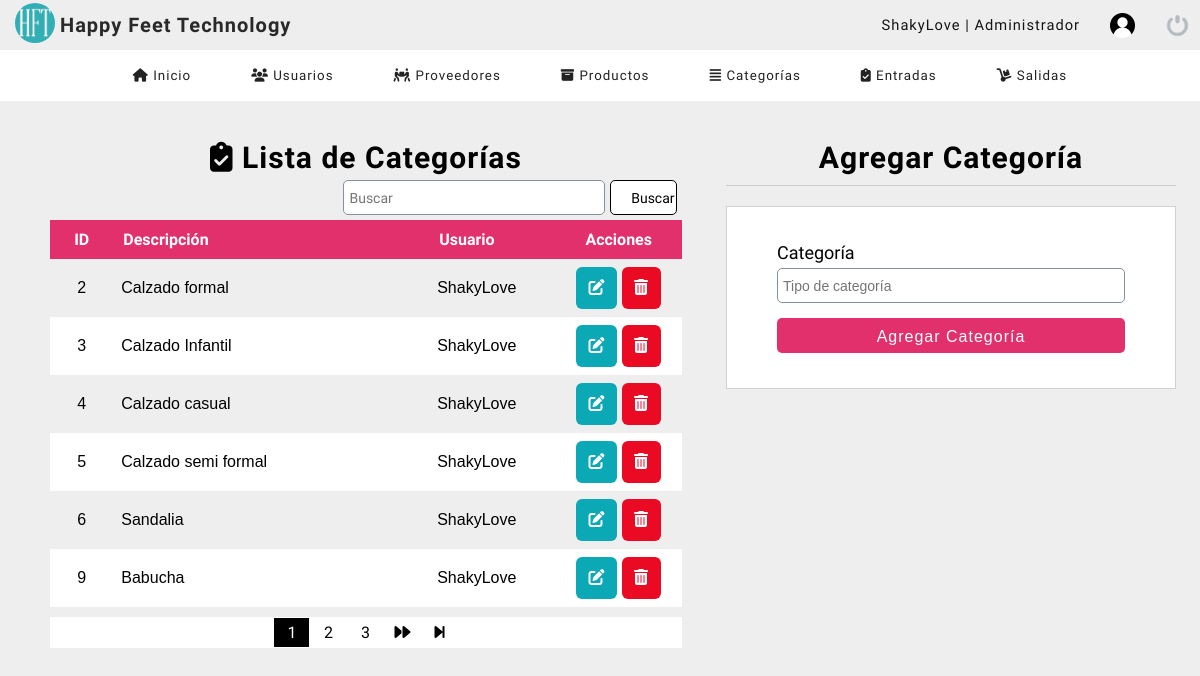
/dashboard/listar_categoria.php (signed in), run on the app's committed database.
### tables this page shows
CREATE TABLE `categorias` (
  `categoria_id` int(11) NOT NULL,
  `descripcion` text NOT NULL,
  `usuario_id` int(11) NOT NULL,
  `estatus` int(11) NOT NULL DEFAULT 1
);

CREATE TABLE `usuarios` (
  `codigo` int(11) NOT NULL,
  `nombre` varchar(50) DEFAULT NULL,
  `correo` varchar(50) DEFAULT NULL,
  `usuario` varchar(50) DEFAULT NULL,
  `contraseña` varchar(50) DEFAULT NULL,
  `rol` int(11) DEFAULT NULL,
  `estatus` int(11) NOT NULL DEFAULT 1
);

### dashboard/listar_categoria.php (the view, shortened to what this page needs)
<?php
    include "../bd/conn.php";
?>
<!DOCTYPE html>
<html lang="en">
<head>
	<?php include "includes/scripts.php"; ?>
</head>
<body>
	<?php include "includes/header.php" ?>
    <section id="container">
    <div class="cont-categoria" style="display: flex; width: 100%; height: 100%; justify-content: center;">
        <div class="tabla-usuario" style="width: 60%; margin-top: 30px">
            <h1><i class="fas fa-clipboard-check"></i> Lista de Categorías</h1>
            <div class="botones" style="width: 95%; justify-content: flex-end;">
                <div class="botones-2" style="width: 50%; ">
                        <form action="buscar_categoria.php" method="get" class="form-search" style="width: 100%;">
                            <input type="text" name="busqueda" id="busqueda" placeholder="Buscar" class="barra-search">
                            <input type="submit" value="Buscar" class="btn-search">
                        </form>
                </div>
            </div>
            <div class="table">
                <table class="table-categoria">
                    <tr>
                        <th style="text-align: center; width: 10%;">ID</th>
                        <th style="width: 50%;">Descripción</th>
                        <th style="width: 20%;">Usuario</th>
                        <th style="text-align: center; width: 20%">Acciones</th>
                    </tr>
                    <?php
                        $sql_registe = mysqli_query($conn, "SELECT COUNT(*) as total_registro FROM categorias WHERE estatus = 1");
                        $row_registe = mysqli_fetch_array($sql_registe);
                        $total_registro = $row_registe['total_registro'];
                        $por_pagina = 6 ;
                        if(empty($_GET['pagina'])){
                            $pagina = 1;
                        }else{
                            $pagina = $_GET['pagina'];
                        }
                        $desde = ($pagina - 1 ) * $por_pagina;
                        $total_paginas = ceil($total_registro / $por_pagina);
                        $query = mysqli_query($conn, "SELECT c.categoria_id, c.descripcion, u.usuario
                        FROM categorias c INNER JOIN usuarios u ON c.usuario_id = u.codigo
                        WHERE c.estatus = 1
                        ORDER BY c.categoria_id ASC LIMIT $desde, $por_pagina");
                        $resltado = mysqli_num_rows($query);
                        if($resltado > 0){
                            while($row = mysqli_fetch_array($query)){
                    ?>
                            <?php
                            $clase = 0;
                            if($_SESSION['rol'] == 1){
                                $clase = 1;
                            }else{
                                $clase = 1;
                            }
                            ?>
                                <tr class="rol-<?php echo $clase ?>">
                                <td style="text-align: center;"><?php echo $row['categoria_id']; ?></td>
                                <td><?php echo $row['descripcion']; ?></td>
                                <td><?php echo $row['usuario']; ?></td>
                                <td style="text-align: center;" class="acc">
                                    <a class="link_edit" href="editar_categoria.php?id_categoria=<?php echo $row['categoria_id']; ?>">
                                        <i class="fas fa-edit"></i>
                                    </a>
                                    <a class="link_delete" href="eliminar_categoria.php?id_categoria=<?php echo $row['categoria_id']; ?>">
                                        <i class="fas fa-trash-alt"></i>
                                    </a>
                                <?php } ?>
                                </td>
                                <?php } ?>
                            </tr>
                </table>
            </div>
            <div class="paginador_pr">
                <div class="paginador">
                        <ul>
                    <?php
                        for ($i=1; $i <= $total_paginas; $i++){
                            if($i == $pagina){
                                echo '<li class="pageSelected">'.$i.'</li>';
                            }else{
                                echo '<li><a href="?pagina='.$i.'">'.$i.'</a></li>';
                            }
                        }
                        if($pagina != $total_paginas){
                    ?>
                            <li><a href="?pagina=<?php echo $pagina + 1 ?>"><i class="fas fa-forward"></i></a></li>
                            <li><a href="?pagina=<?php echo $total_paginas ?>"><i class="fas fa-step-forward"></i></a></li>
                    <?php } ?>
                        </ul>
                </div>
            </div>
        </div>
        <div class="form_register" style="margin-top: 30px;">
            <h1> Agregar Categoría</h1>
            <hr>
            <form action="" method="POST">
                <label for="nombre">Categoría</label>
                <input type="text" name="nombre" placeholder="Tipo de categoría" id="nombre">
                <input type="submit" class="btn-save" value="Agregar Categoría">
            </form>
        </div>
    </div>
    </section>
</body>
</html>

### dashboard/css/style.css (style rules this page uses)
* { margin: 0; padding: 0; box-sizing: border-box; }
body { background: #eeeeee; }
h1, h2, h3, h4, h5, h6 { font-family: 'Handlee'; letter-spacing: 1px; }
h1 { font-size: 20px; margin-right: auto; }
a { text-decoration: none; font-family: arial; letter-spacing: 1px; }
#container { padding: 90px 15px 15px; height: 100%; }
section .form_register { width: 450px; margin: auto; margin-top: 10px; }
section .form_register h1 { color: black; text-align: center; font-size: 30px; font-family: 'Baloo 2'; margin-top: 20px; }
hr { border: 0; background: #CCC; height: 1px; margin: 10px 0; display: block; }
form { background: white; margin: auto; padding: 20px 50px; border: 1px solid #d1d1d1; }
label { display: block; font-size: 18px; font-family: 'Baloo 2'; margin: 15px auto 5px auto; }
input,select { display: block; width: 100%; height: 35px; font-size: 14px; padding: 5px; border: 1px solid #85929d; border-radius: 5px; }
.btn-save { font-size: 12pt; background: #E1306C; padding: 10px; color: white; letter-spacing: 1px; border: 0; cursor: pointer; margin: 15px auto; }
.tabla-usuario { margin-top: 10px; }
.tabla-usuario h1 { color: black; text-align: center; font-size: 30px; font-family: 'Baloo 2'; margin-top: 20px; }
.tabla-usuario .botones { display: flex; justify-content: center; }
.botones-2 { width: 90%; }
.table { display: flex; justify-content: center; }
table { border-collapse: collapse; font-size: 12pt; width: 90%; justify-content: center; }
th { font-family: 'Baloo 2'; text-align: start; padding: 10px; background: rgb(94, 94, 94); color: white; }
table tr:nth-child(odd) { background: white; }
table .rol-1 td { font-family: Arial, Helvetica, sans-serif; padding: 8px; }
.link_edit { display: inline-block; background: #0BA9B6; color: white; border-radius: 6px; padding: 12px; }
.link_delete { display: inline-block; background: #eb0a24; color: white; border-radius: 6px; padding: 12px; }
.paginador_pr { display: flex; justify-content: center; width: 100%; margin-top: 10px; }
.paginador { width: 90%; display: flex; justify-content: center; border: none; background: #FFF; }
.paginador ul { padding: 0; list-style: none; background: #FFF; margin-top: 0; display: -webkit-flex; display: -moz-flex; display: -ms-flex; display: -o-flex; display: inline-flex; }
.paginador a, .pageSelected { color: rgb(0, 0, 0); border: none; display: inline-block; font-size: 20; text-align: center; width: 35px; margin: 1px; padding: 5px; font-family: 'Baloo 2'; }
.pageSelected { color: white; background: black; }
.form-search { display: -webkit-flex; display: -moz-flex; display: -ms-flex; display: -o-flex; display: flex; float: right; background: #ededed; padding: 0; width: 40%; margin: 5px; border: none; }
.form-search .btn-search { background: white; color: black; border: 1px solid black; padding: 0 20px; cursor: pointer; width: 20%; margin-left: 5px; display: inline-block; font-family: 'Baloo 2'; }
.form-search .barra-search { background: rgb(255, 255, 255); font-family: 'Baloo 2'; }
.table table th { background: #E1306C; }

### data on the page
categorias: categoria_id "2", descripcion "Calzado formal", usuario.usuario "ShakyLove"
categorias: categoria_id "3", descripcion "Calzado Infantil", usuario.usuario "ShakyLove"
categorias: categoria_id "4", descripcion "Calzado casual", usuario.usuario "ShakyLove"
categorias: categoria_id "5", descripcion "Calzado semi formal", usuario.usuario "ShakyLove"
categorias: categoria_id "6", descripcion "Sandalia", usuario.usuario "ShakyLove"
categorias: categoria_id "9", descripcion "Babucha", usuario.usuario "ShakyLove"

### other printed values
$_SESSION['user'] "ShakyLove"
